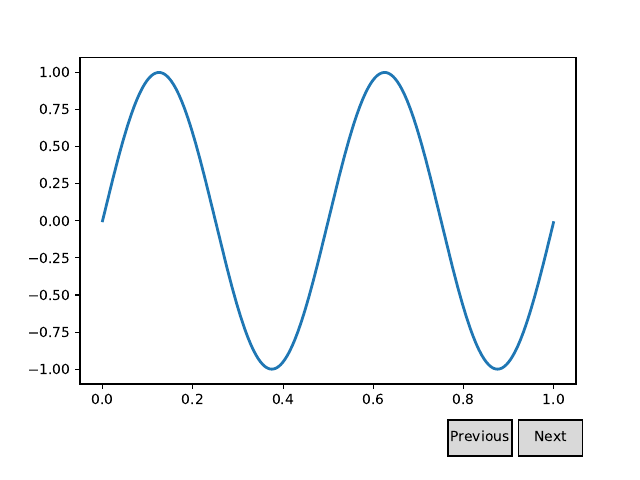

Reproduce this figure in Python.
import numpy as np
import matplotlib.pyplot as plt
from matplotlib.widgets import Button

freqs = np.arange(2, 10, 3)

fig, ax = plt.subplots()
plt.subplots_adjust(bottom=0.2)
t = np.arange(0.0, 1.0, 0.001)
s = np.sin(2*np.pi*freqs[0]*t)
l, = plt.plot(t, s, lw=2)


class Index(object):
    ind = 0

    def next(self, event):
        self.ind += 1
        i = self.ind % len(freqs)
        ydata = np.sin(2*np.pi*freqs[i]*t)
        l.set_ydata(ydata)
        plt.draw()

    def prev(self, event):
        self.ind -= 1
        i = self.ind % len(freqs)
        ydata = np.sin(2*np.pi*freqs[i]*t)
        l.set_ydata(ydata)
        plt.draw()

callback = Index()
axprev = plt.axes([0.7, 0.05, 0.1, 0.075])
axnext = plt.axes([0.81, 0.05, 0.1, 0.075])
bnext = Button(axnext, 'Next')
bnext.on_clicked(callback.next)
bprev = Button(axprev, 'Previous')
bprev.on_clicked(callback.prev)

plt.savefig('construct_button.pdf')
plt.show()
